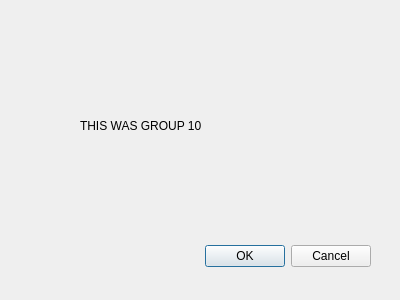
<?xml version="1.0" encoding="UTF-8"?>
<ui version="4.0">
 <class>shapeloaderDialogBase</class>
 <widget class="QDialog" name="shapeloaderDialogBase">
  <property name="geometry">
   <rect>
    <x>0</x>
    <y>0</y>
    <width>400</width>
    <height>300</height>
   </rect>
  </property>
  <property name="windowTitle">
   <string>shapeloader</string>
  </property>
  <widget class="QDialogButtonBox" name="button_box">
   <property name="geometry">
    <rect>
     <x>30</x>
     <y>240</y>
     <width>341</width>
     <height>32</height>
    </rect>
   </property>
   <property name="orientation">
    <enum>Qt::Horizontal</enum>
   </property>
   <property name="standardButtons">
    <set>QDialogButtonBox::Cancel|QDialogButtonBox::Ok</set>
   </property>
  </widget>
  <widget class="QLabel" name="label">
   <property name="geometry">
    <rect>
     <x>80</x>
     <y>110</y>
     <width>241</width>
     <height>31</height>
    </rect>
   </property>
   <property name="text">
    <string>THIS WAS GROUP 10</string>
   </property>
  </widget>
 </widget>
 <resources/>
 <connections>
  <connection>
   <sender>button_box</sender>
   <signal>accepted()</signal>
   <receiver>shapeloaderDialogBase</receiver>
   <slot>accept()</slot>
   <hints>
    <hint type="sourcelabel">
     <x>20</x>
     <y>20</y>
    </hint>
    <hint type="destinationlabel">
     <x>20</x>
     <y>20</y>
    </hint>
   </hints>
  </connection>
  <connection>
   <sender>button_box</sender>
   <signal>rejected()</signal>
   <receiver>shapeloaderDialogBase</receiver>
   <slot>reject()</slot>
   <hints>
    <hint type="sourcelabel">
     <x>20</x>
     <y>20</y>
    </hint>
    <hint type="destinationlabel">
     <x>20</x>
     <y>20</y>
    </hint>
   </hints>
  </connection>
 </connections>
</ui>
